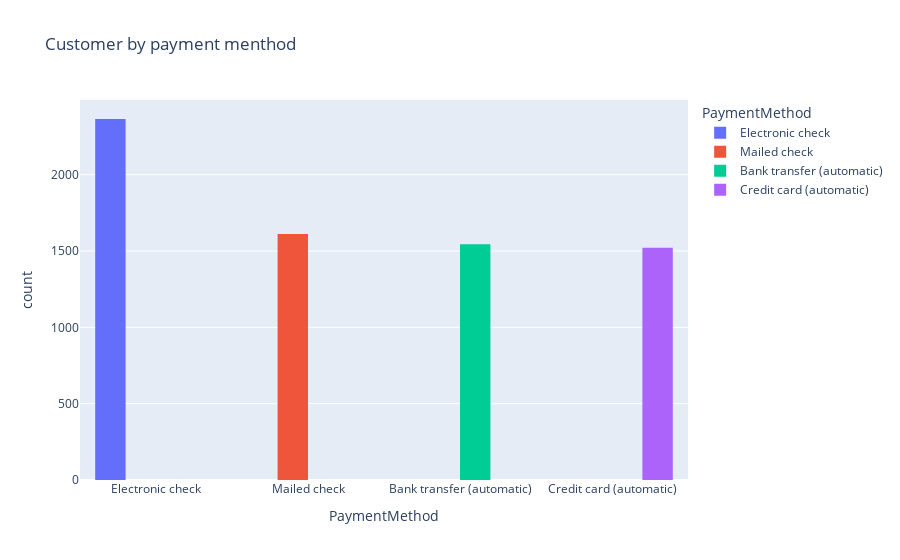

This figure's notebook cell:
### Code cell
fig = px.histogram(df, x='PaymentMethod', color='PaymentMethod', barmode='group',
                   title='Customer by payment menthod')
fig.show()

### Figure 1 — Plotly figure (JSON) as saved in the notebook; plotly's stock layout.template omitted (floating-point values rounded to 4 significant figures; data arrays with more than 128 entries replaced by an {"elided": "..."} marker saying what was removed)
{"data": [{"alignmentgroup": "True", "bingroup": "x", "hovertemplate": "PaymentMethod=%{x}<br>count=%{y}<extra></extra>", "legendgroup": "Electronic check", "marker": {"color": "#636efa", "pattern": {"shape": ""}}, "name": "Electronic check", "offsetgroup": "Electronic check", "orientation": "v", "showlegend": true, "type": "histogram", "x": {"elided": "2365 str values"}, "xaxis": "x", "yaxis": "y"}, {"alignmentgroup": "True", "bingroup": "x", "hovertemplate": "PaymentMethod=%{x}<br>count=%{y}<extra></extra>", "legendgroup": "Mailed check", "marker": {"color": "#EF553B", "pattern": {"shape": ""}}, "name": "Mailed check", "offsetgroup": "Mailed check", "orientation": "v", "showlegend": true, "type": "histogram", "x": {"elided": "1612 str values"}, "xaxis": "x", "yaxis": "y"}, {"alignmentgroup": "True", "bingroup": "x", "hovertemplate": "PaymentMethod=%{x}<br>count=%{y}<extra></extra>", "legendgroup": "Bank transfer (automatic)", "marker": {"color": "#00cc96", "pattern": {"shape": ""}}, "name": "Bank transfer (automatic)", "offsetgroup": "Bank transfer (automatic)", "orientation": "v", "showlegend": true, "type": "histogram", "x": {"elided": "1544 str values"}, "xaxis": "x", "yaxis": "y"}, {"alignmentgroup": "True", "bingroup": "x", "hovertemplate": "PaymentMethod=%{x}<br>count=%{y}<extra></extra>", "legendgroup": "Credit card (automatic)", "marker": {"color": "#ab63fa", "pattern": {"shape": ""}}, "name": "Credit card (automatic)", "offsetgroup": "Credit card (automatic)", "orientation": "v", "showlegend": true, "type": "histogram", "x": {"elided": "1522 str values"}, "xaxis": "x", "yaxis": "y"}], "layout": {"barmode": "group", "legend": {"title": {"text": "PaymentMethod"}, "tracegroupgap": 0}, "title": {"text": "Customer by payment menthod"}, "xaxis": {"anchor": "y", "categoryarray": ["Electronic check", "Mailed check", "Bank transfer (automatic)", "Credit card (automatic)"], "categoryorder": "array", "domain": [0, 1], "title": {"text": "PaymentMethod"}}, "yaxis": {"anchor": "x", "domain": [0, 1], "title": {"text": "count"}}}}
